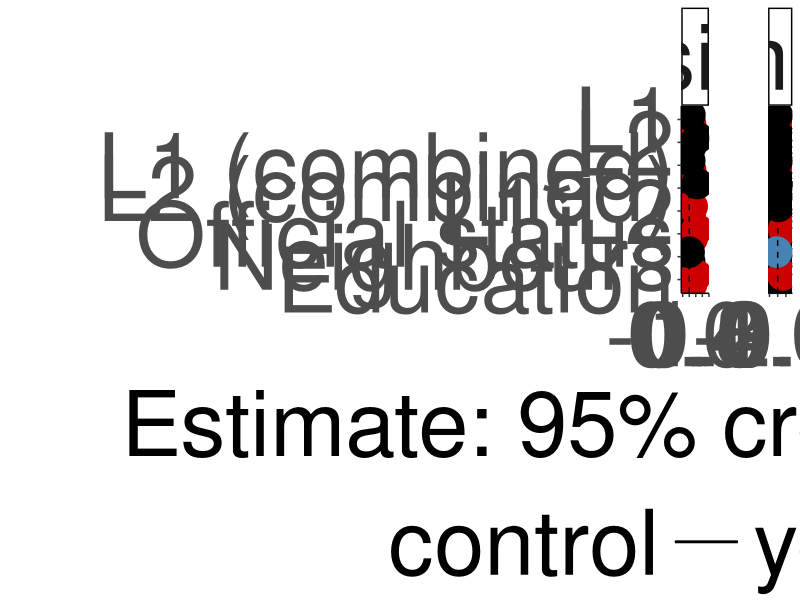

Recreate this plot in R.
suppressPackageStartupMessages({
  library(dplyr)
  library(ggplot2)
})

effs_I <- read.csv("output_tables/ effects Informativity_social_models .csv")
effs_I$variable <- "informativity"

effs_B <- read.csv("output_tables/ effects Boundness_social_models .csv")
effs_B$variable <- "fusion"

effs_1 <- as.data.frame(rbind(effs_B, effs_I))

effs_1$control <- "yes"

effs_I <- read.csv("output_tables/ effects Informativity_social_only_models .csv")
effs_I$variable <- "informativity"

effs_B <- read.csv("output_tables/ effects Boundness_social_only_models .csv")
effs_B$variable <- "fusion"

effs_2 <- as.data.frame(rbind(effs_B, effs_I))
effs_2$control <- "no"

effs <- as.data.frame(rbind(effs_1, effs_2))

effs_main <- effs %>%
  rename(lower=2,
         upper = 4,
         mean = 3) %>% 
  filter(!grepl("nonlinear", model)) %>%
  filter(!grepl("SD", effect)) %>%
  filter(!grepl("Intercept", effect)) 


#removing "(linear)" part within the model column
effs_main$model <- gsub("(\\s*\\(\\w+\\))", "", effs_main$model)

#adding "combined" after L1/L1 proportion where applicable
effs_main$effect <- ifelse(grepl("L1 speakers\\+", effs_main$model), paste(effs_main$effect, "(combined)"), effs_main$effect)

effs_main <- effs_main %>%
  mutate(effect=recode(effect,
                       "L2 proportion (combined)" = "L2 (combined)",
                       "L1*L2 proportion" = "L1*L2",
                       "L2 proportion" = "L2"))

eff_main_plot_df = effs_main %>%
  as.data.frame() %>%
  mutate_if(is.character, as.factor) %>%
  mutate(effect = factor(effect, levels=c("Education", "Neighbours", "Official status", "L1*L2", "L2 (combined)", "L1 (combined)", "L2", "L1"))) %>%
  mutate(importance = case_when((lower < 0 & upper < 0)  ~ "negative",
                                (lower > 0 & upper > 0)  ~ "positive",
                                (lower < 0 & upper > 0) | 
                                  (lower < 0 & upper == 0) | (lower == 0 & upper > 0) ~ "no")) %>%
  mutate(importance = as.factor(importance)) %>%
  mutate(importance = factor(importance, levels=c("no", "positive", "negative"), ordered = TRUE)) %>%
  mutate(control = factor(control, levels=c("yes", "no"), ordered = TRUE)) 

effs_main_plot_bw = ggplot(eff_main_plot_df,
         aes(y = effect,
             x = mean, 
             linetype=control,
             color = importance)) +
  geom_errorbar(aes(xmin = lower, xmax = upper), 
                width=0.6, 
                size=1, 
                position = position_dodge(w = 0.8)) + 
  geom_point(size = 10, 
             position=position_dodge(w = 0.8)) +
  geom_line(position=position_dodge(w = 0.8)) +
  geom_vline(aes(xintercept = 0),
             lty = 2) + 
  scale_color_manual(values=c("black", "red3", "steelblue")) +
  ylab("") + 
  xlab("Estimate: 95% credible interval") + 
  theme_classic() + 
  facet_grid(. ~ variable, scales="free_x", space="free") +
  theme(axis.text=element_text(size=65),
        legend.text=element_text(size=65),
        axis.title=element_text(size=65),
        legend.title=element_text(size=65),
        strip.text.x = element_text(size = 65),
        legend.spacing.y = unit(2.7, 'cm'),
        legend.key.size = unit(2, 'cm'),
        legend.direction="horizontal",
        legend.position="bottom",
        panel.spacing.x = unit(15, "mm")) +
  guides(color="none")

effs_main_plot_bw
# ggsave(file="output/effects_plot.svg", plot=effs_main_plot_bw, height = 22, width = 36)
